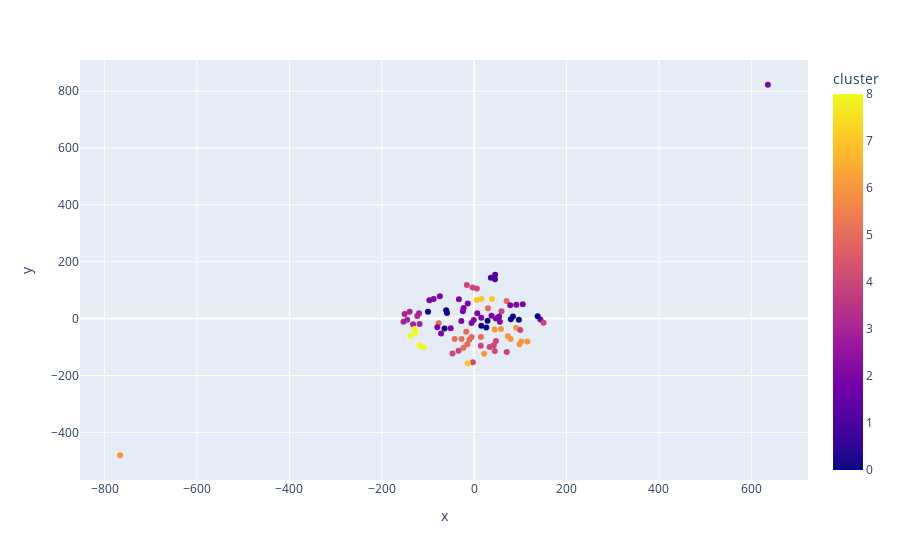

This figure's notebook cell:
### Code cell
"""
T-SNE Visualization
"""
# Convert to a list of lists of floats
# https://github.com/openai/openai-cookbook/blob/main/examples/Visualizing_embeddings_in_2D.ipynb
matrix = np.array(df['text_embedding'].apply(literal_eval).to_list())

tsne = TSNE(n_components=2, perplexity=10, random_state=42, init='random', learning_rate=200)
vis_dims = tsne.fit_transform(matrix)

x = [x for x,y in vis_dims]
y = [y for x,y in vis_dims]

import plotly.express as px
fig = px.scatter(df, x=x, y=y, hover_data=['title', 'cluster_label'], color='cluster')
fig.show()

### Figure 1 — Plotly figure (JSON) as saved in the notebook; plotly's stock layout.template omitted (floating-point values rounded to 4 significant figures; data arrays with more than 128 entries replaced by an {"elided": "..."} marker saying what was removed)
{"data": [{"customdata": {"elided": "91x2 str values"}, "hovertemplate": "x=%{x}<br>y=%{y}<br>title=%{customdata[0]}<br>cluster_label=%{customdata[1]}<br>cluster=%{marker.color}<extra></extra>", "legendgroup": "", "marker": {"color": [4, 1, 2, 2, 4, 6, 4, 4, 6, 5, 4, 0, 2, 5, 3, 1, 3, 0, 2, 0, 5, 5, 6, 6, 8, 4, 4, 7, 1, 2, 8, 5, 8, 5, 0, 2, 6, 5, 2, 0, 5, 2, 5, 0, 0, 2, 3, 2, 2, 2, 4, 6, 2, 4, 4, 6, 0, 0, 2, 5, 2, 6, 2, 3, 0, 3, 3, 6, 6, 2, 4, 7, 4, 4, 0, 8, 2, 5, 4, 2, 7, 2, 3, 3, 4, 2, 2, 2, 2, 7, 8], "coloraxis": "coloraxis", "symbol": "circle"}, "mode": "markers", "name": "", "orientation": "v", "showlegend": false, "type": "scatter", "x": [44.53, 36.08, -0.8946, -71.72, -46.88, 57.99, -3.405, 59.21, 102.1, 14.51, 14.26, 28.85, 635.7, -14.66, -150.5, 45.36, -139.7, 79.39, 46.9, -99.88, -23.03, 29.94, 90.76, 21.47, -126.8, 5.805, 99.91, 5.848, 45.03, 143.3, -110.2, -10.23, -118.1, -27.25, 83.99, 105.2, -766.4, -42.14, 91.24, 15.34, -76.81, -27.77, 70.08, 26.21, 137.4, -79.82, -132.2, -50.82, -24.47, 78.14, 70.52, 44.36, -74.25, -2.917, 150.2, 115.2, -60.58, 96.82, 15.25, -5.361, 6.751, 98.24, -13.84, -118.1, -64.21, -119.5, -123.2, 72.97, 79.08, 37.44, 33.46, -13.59, -33.79, 47.07, -58.84, -128.6, -5.676, -17.1, 42.46, -33.09, 38.49, -96.96, -144.9, -153.0, -15.9, -87.58, -22.85, 55.66, 53.94, 15.81, -138.4], "xaxis": "x", "y": [-113.5, 143.4, -4.956, -52.33, -122.4, -36.67, 109.7, 26.35, -80.08, -65.02, -95.35, -7.391, 822.6, -89.74, 15.96, 154.6, 24.13, -1.907, 0.07006, 23.75, -102.7, 36.09, -32.17, -123.4, -50.54, 105.6, -39.89, 65.52, 138.6, -3.256, -100.7, -74.24, -94.81, -71.87, 7.436, 50.67, -480.6, -71.73, 48.95, -25.46, -16.17, -8.388, 62.3, -31.58, 7.944, -30.28, -20.17, -33.46, 25.95, 46.77, -117.3, -38.08, 78.73, -153.1, -14.87, -80.69, 29.37, -4.073, 2.776, -64.43, 18.52, -90.04, 52.89, -18.83, -34.34, 19.2, 9.594, -62.43, -71.39, 10.21, -99.59, -156.7, -112.9, -78.64, 19.71, -36.91, -15.01, -45.85, -93.8, 67.84, 69.02, 64.99, -3.593, -11.37, 118.4, 69.35, 36.98, -10.85, 7.489, 69.92, -61.41], "yaxis": "y"}], "layout": {"coloraxis": {"colorbar": {"title": {"text": "cluster"}}, "colorscale": [[0, "#0d0887"], [0.1111, "#46039f"], [0.2222, "#7201a8"], [0.3333, "#9c179e"], [0.4444, "#bd3786"], [0.5556, "#d8576b"], [0.6667, "#ed7953"], [0.7778, "#fb9f3a"], [0.8889, "#fdca26"], [1, "#f0f921"]]}, "legend": {"tracegroupgap": 0}, "margin": {"t": 60}, "xaxis": {"anchor": "y", "domain": [0, 1], "title": {"text": "x"}}, "yaxis": {"anchor": "x", "domain": [0, 1], "title": {"text": "y"}}}}
